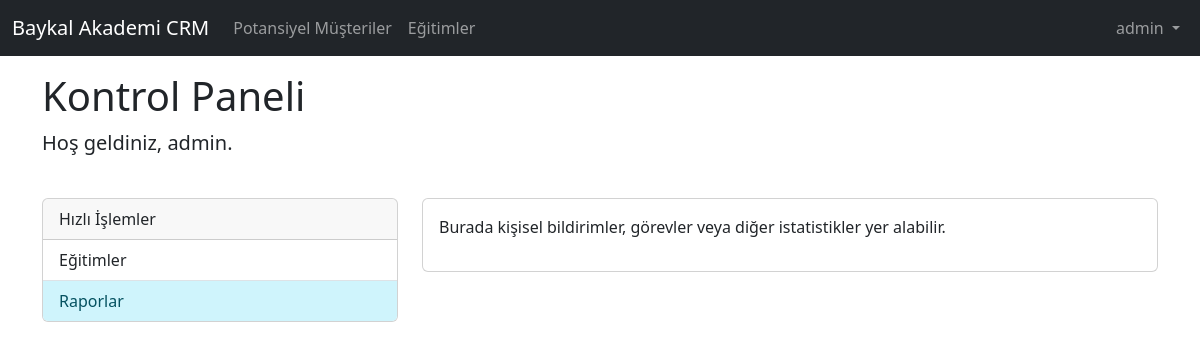
Before: /dashboard/ (signed in) with the older database file.
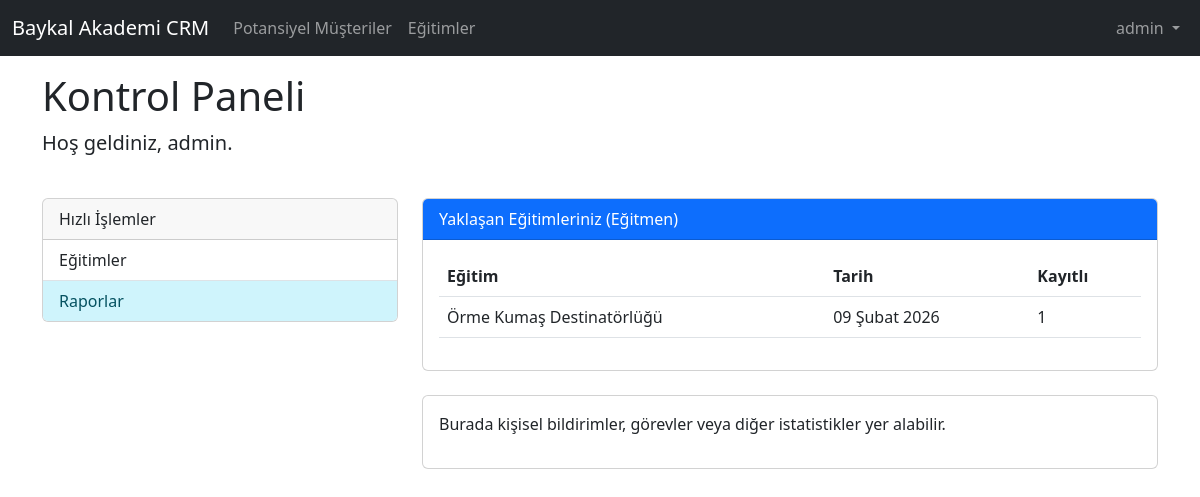
After: the same page with the newer database file.
### core/models.py (models this page shows, shortened)
class TrainingSession(models.Model):
    training = models.ForeignKey(Training, on_delete=models.CASCADE)
    start_date = models.DateField()
    end_date = models.DateField(null=True, blank=True)
    instructor = models.ForeignKey(User, on_delete=models.SET_NULL, null=True, blank=True)
    price = models.DecimalField(max_digits=10, decimal_places=2, default=0)

class Training(models.Model):
    name = models.CharField(max_length=200)
    description = models.TextField(blank=True, null=True)
    default_duration = models.IntegerField(help_text="Duration in hours or days", blank=True, null=True)
    is_active = models.BooleanField(default=True)

### core/views.py (the view)
# urls.py: path('dashboard/', views.dashboard, name='dashboard'),
@login_required
def dashboard(request):
    teaching_sessions = TrainingSession.objects.filter(instructor=request.user, start_date__gte=date.today())
    context = {
        'teaching_sessions': teaching_sessions
    }
    return render(request, 'core/dashboard.html', context)

### core/templates/core/dashboard.html
{% extends 'core/base.html' %}
{% block content %}
<div class="row mb-4">
    <div class="col">
        <h1>Kontrol Paneli</h1>
        <p class="lead">Hoş geldiniz, {{ user.get_full_name|default:user.username }}.</p>
    </div>
</div>
<div class="row">
    <div class="col-md-4">
        <div class="card mb-4">
            <div class="card-header">Hızlı İşlemler</div>
            <div class="list-group list-group-flush">
                <a href="{% url 'training_list' %}" class="list-group-item list-group-item-action">Eğitimler</a>
                {% if user.is_staff %}
                <a href="{% url 'reports' %}"
                    class="list-group-item list-group-item-action list-group-item-info">Raporlar</a>
                {% endif %}
            </div>
        </div>
    </div>
    <div class="col-md-8">
        {% if teaching_sessions %}
        <div class="card mb-4">
            <div class="card-header bg-primary text-white">Yaklaşan Eğitimleriniz (Eğitmen)</div>
            <div class="card-body">
                <table class="table">
                    <thead>
                        <tr>
                            <th>Eğitim</th>
                            <th>Tarih</th>
                            <th>Kayıtlı</th>
                        </tr>
                    </thead>
                    <tbody>
                        {% for session in teaching_sessions %}
                        <tr>
                            <td>{{ session.training.name }}</td>
                            <td>{{ session.start_date }}</td>
                            <td>{{ session.enrollment_set.count }}</td>
                        </tr>
                        {% endfor %}
                    </tbody>
                </table>
            </div>
        </div>
        {% endif %}
        <div class="card">
            <div class="card-body">
                <p>Burada kişisel bildirimler, görevler veya diğer istatistikler yer alabilir.</p>
            </div>
        </div>
    </div>
</div>
{% endblock %}

Changed rows visible on the page:
added TrainingSession: training.name "Örme Kumaş Destinatörlüğü", start_date "09 Şubat 2026", enrollment_set.count "1"
Other visible differences:
text now shown: "Yaklaşan Eğitimleriniz (Eğitmen) Eğitim Tarih Kayıtlı"
